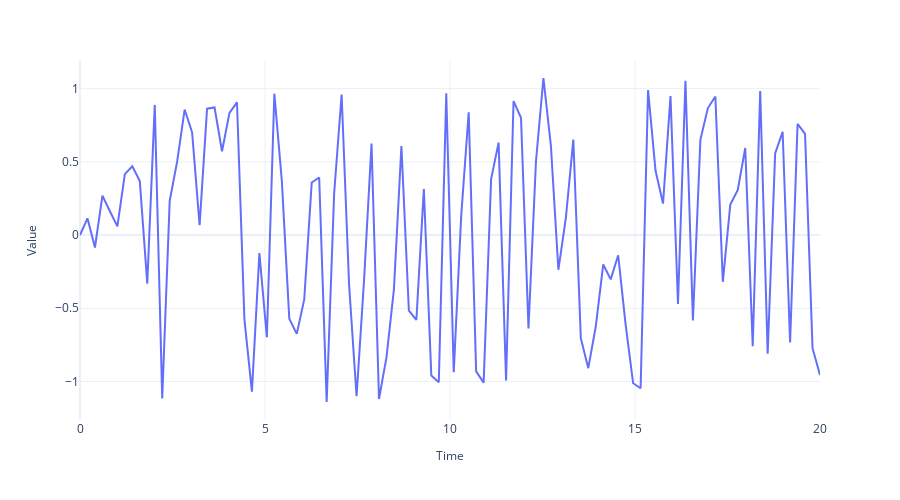

Here is the notebook cell this chart was saved with:
### Code cell
fig = plot_time_series(regular_time_samples, samples, '')
if SAVE_FIGURES:
    fig.write_image("imgs/chapter_1/pseudo_process.png")
fig.show()
